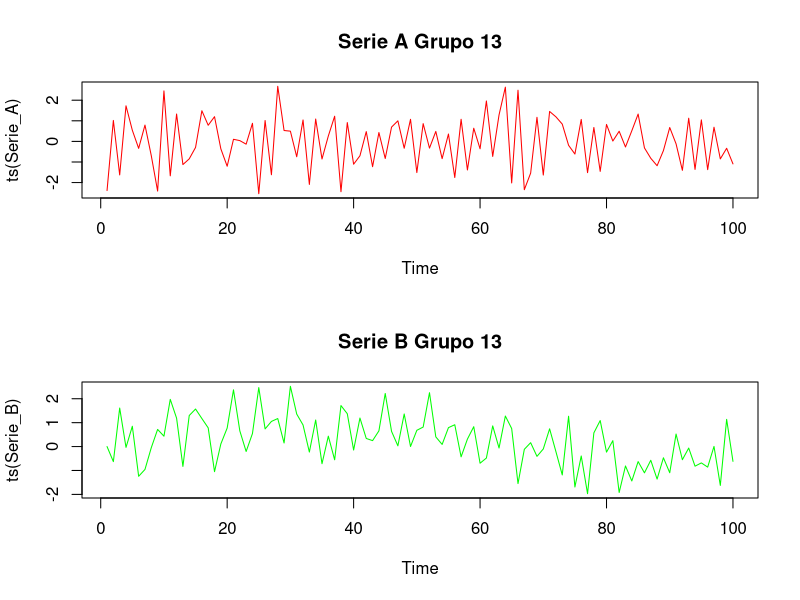
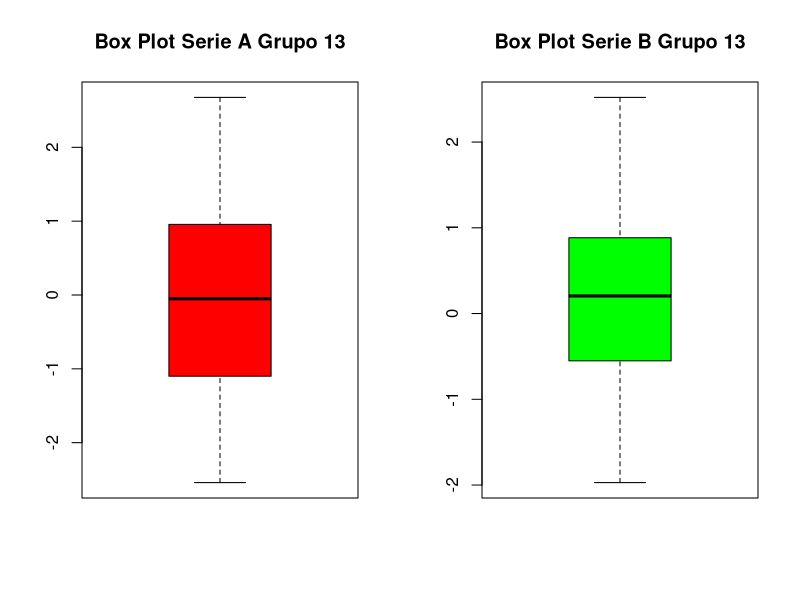
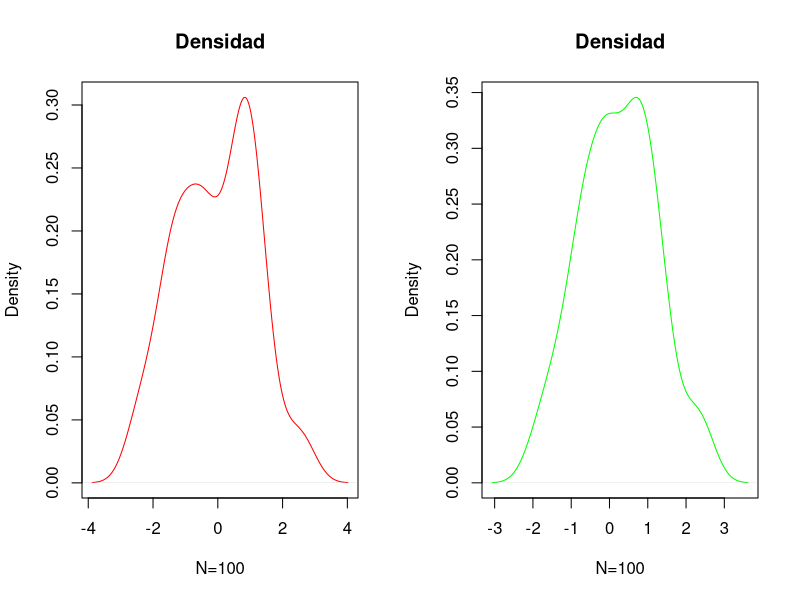
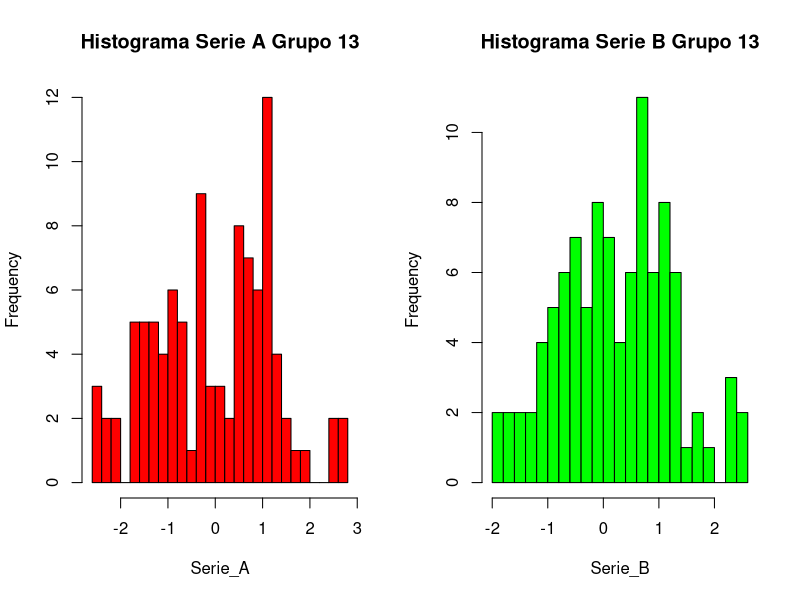
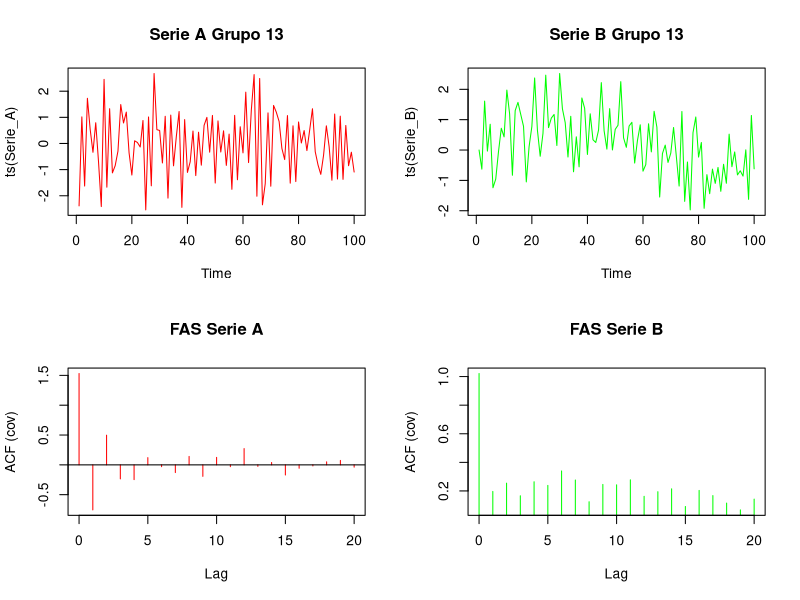
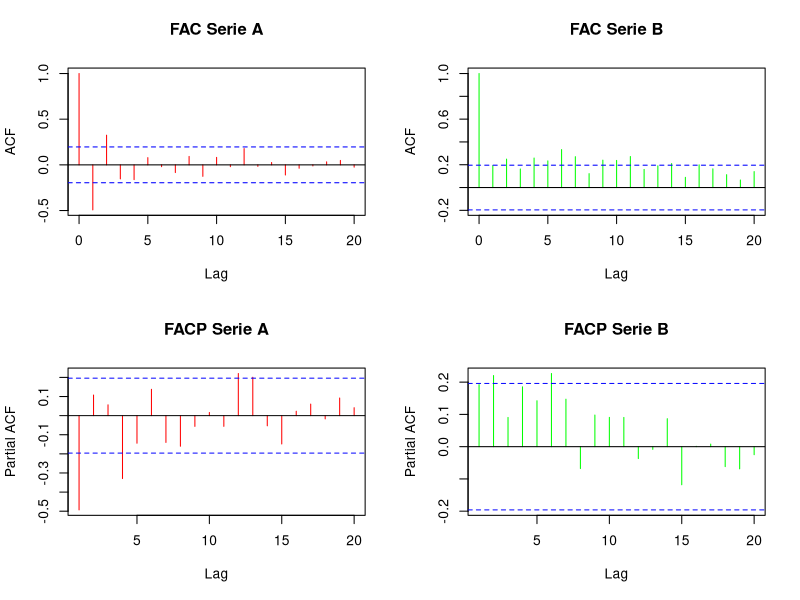
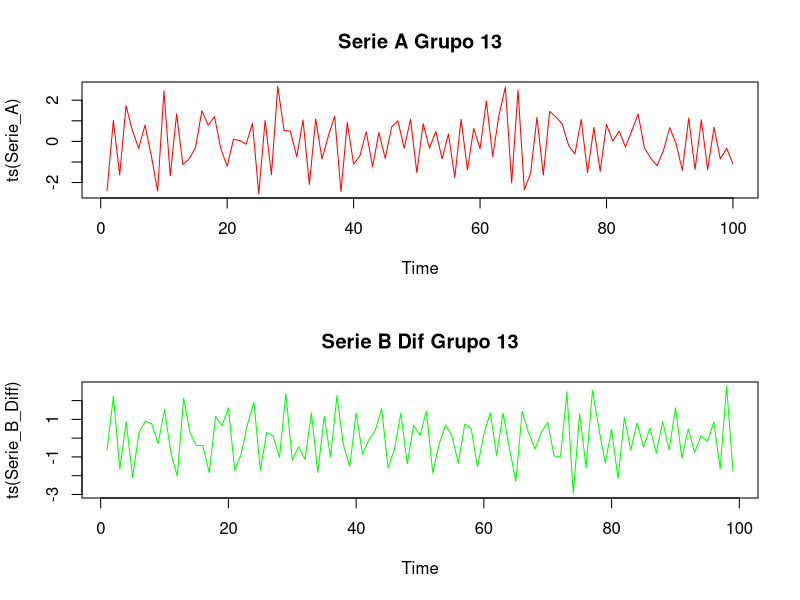
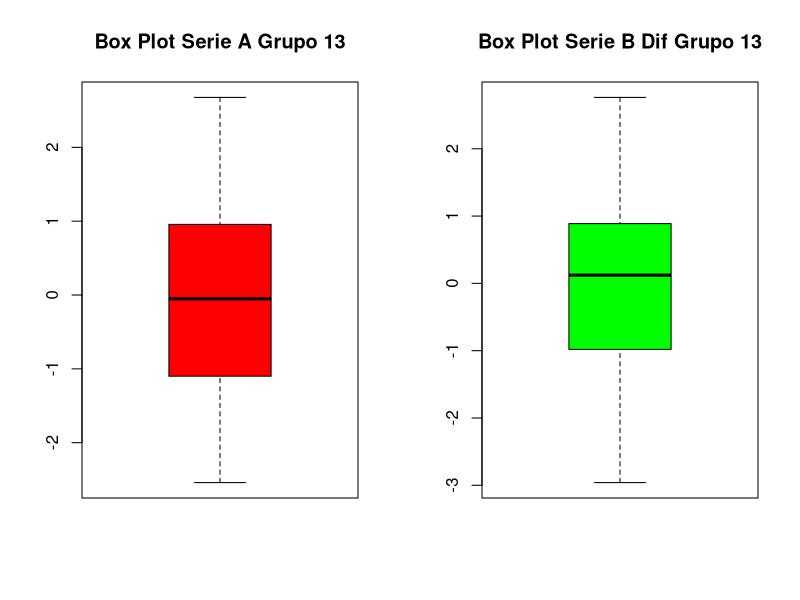

The R source for these figures, in order: (Note: this script raises an error after producing the figures.)
#Bajamos la Data del trabajo practico

library(tseries)
library(urca)

Data<-read.csv2(file = "Grupo 13.csv")

attach(Data)

Data1<-ts(Data,class = "ts") #Creamos la serie de tiempo de la data. Me mantiene el nombre original

#Graficamos ambas series de tiempo. 
#En primera instancia, la serie A es estacionaria, pero no lo es la serie B
par(mfrow = c(2,1))
plot(ts(Serie_A), main = "Serie A Grupo 13", col = "red") 
plot(ts(Serie_B), main = "Serie B Grupo 13", col = "green")

#Instalar el paquete "psych" para poder utilizar la funcion describe
library(psych)
#ANÁLISIS DESCRIPTIVO#
describe(Data,quant = c(0,0.25,0.5,0.75,1)) 
#skew es la asmimetria. Se encuentran cercanos a 0

#Analizamos la Kurtosis de ambas series
kurtosi(Data) #Ambas son planicurticas

#Graficamos el Boxplot
par(mfrow = c(1,2))
boxplot(Serie_A,main = "Box Plot Serie A Grupo 13", col = "red")
boxplot(Serie_B,main = "Box Plot Serie B Grupo 13", col = "green")

#Densidad
plot(density(Serie_A),main="Densidad",xlab="N=100",col="red")
plot(density(Serie_B),main="Densidad",xlab="N=100",col="green")

#Histograma
hist(Serie_A, breaks=20, main="Histograma Serie A Grupo 13", col="red")
hist(Serie_B,breaks=20, main="Histograma Serie B Grupo 13", col="green")

#FAS, FAC y FACP
par(mfrow = c(2,2))
plot(ts(Serie_A), main = "Serie A Grupo 13", col = "red") 
plot(ts(Serie_B), main = "Serie B Grupo 13", col = "green")
acf(Serie_A, type="covariance", main="FAS Serie A", col="red")
acf(Serie_B, type="covariance", main="FAS Serie B", col="green")
acf(Serie_A, main = "FAC Serie A", col = "red")
acf(Serie_B, main = "FAC Serie B", col = "green")
pacf(Serie_A, main = "FACP Serie A", col = "red") 
pacf(Serie_B, main = "FACP Serie B", col = "green") 
#Otra vez, en primera instancia la serie B no es estacionaria

#Prueba de estacionariedad
library(tseries)
#Diferenciamos las series
Serie_A_Diff<-diff(Serie_A)
Serie_B_Diff<-diff(Serie_B) 
#Prueba de Dickey-Fuller Aumentado Serie A
none.df<-ur.df(Serie_A_Diff,type="none",lags=5,selectlags=c("AIC"))
drift.df<-ur.df(Serie_A_Diff,type="drift",lags=5,selectlags=c("AIC"))
trend.df<-ur.df(Serie_A_Diff,type="trend",lags=5,selectlags=c("AIC"))

summary(none.df)
summary(drift.df)
summary(trend.df)

adf.test(Serie_A_Diff)

#Prueba de Dickey-Fuller Aumentado Serie B
none.df<-ur.df(Serie_B_Diff,type="none",lags=5,selectlags=c("AIC"))
drift.df<-ur.df(Serie_B_Diff,type="drift",lags=5,selectlags=c("AIC"))
trend.df<-ur.df(Serie_B_Diff,type="trend",lags=5,selectlags=c("AIC"))

summary(none.df)
summary(drift.df)
summary(trend.df)

adf.test(Serie_B_Diff)

par(mfrow = c(2,1))
plot(ts(Serie_A), main = "Serie A Grupo 13", col = "red")
plot(ts(Serie_B_Diff), main = "Serie B Dif Grupo 13", col = "green") #Parece ser estacionaria por el momento

#Se compara nuevamente los box plot
par(mfrow = c(1,2))
boxplot(Serie_A,main = "Box Plot Serie A Grupo 13", col = "red")
boxplot(Serie_B_Diff,main = "Box Plot Serie B Dif Grupo 13", col = "green")

#Se vuelve a graficar la FAS, FAC y FACP
par(mfrow = c(3,2))
acf(Serie_A, main = "FAC Serie A", col = "red")
acf(Serie_B_Diff, main = "FAC Serie B Dif", col = "green")
pacf(Serie_A, main = "FACP Serie A", col = "red") 
pacf(Serie_B_Diff, main = "FACP Serie B Dif", col = "green") #Ahora si parece ser estacionario  


-#Modelizamos ---> Primero hay que testear
M1_SerieA<-arima(Serie_A,order = c(1,0,0))
M1_SerieA

M2_SerieA<-arima(Serie_A,order = c(0,0,2))
M2_SerieA

M3_SerieA<-arima(Serie_A,order = c(1,0,1))
M3_SerieA

M4_SerieA<-arima(Serie_A,order=c(2,0,1))
M4_SerieA

M5_SerieA<-arima(Serie_A,order=c(2,0,2))
M5_SerieA

M6_SerieA<-arima(Serie_A,order=c(1,1,1))
M6_SerieA

M7_SerieA<-arima(Serie_A,order=c(2,1,0))
M7_SerieA

M8_SerieA<-arima(Serie_A,order=c(1,2,2))
M8_SerieA


M1_SerieB<-arima(Serie_B_Diff,c(1,1,1))
M1_SerieB #Hay raiz unitaria, por lo tanto no es estacionario
